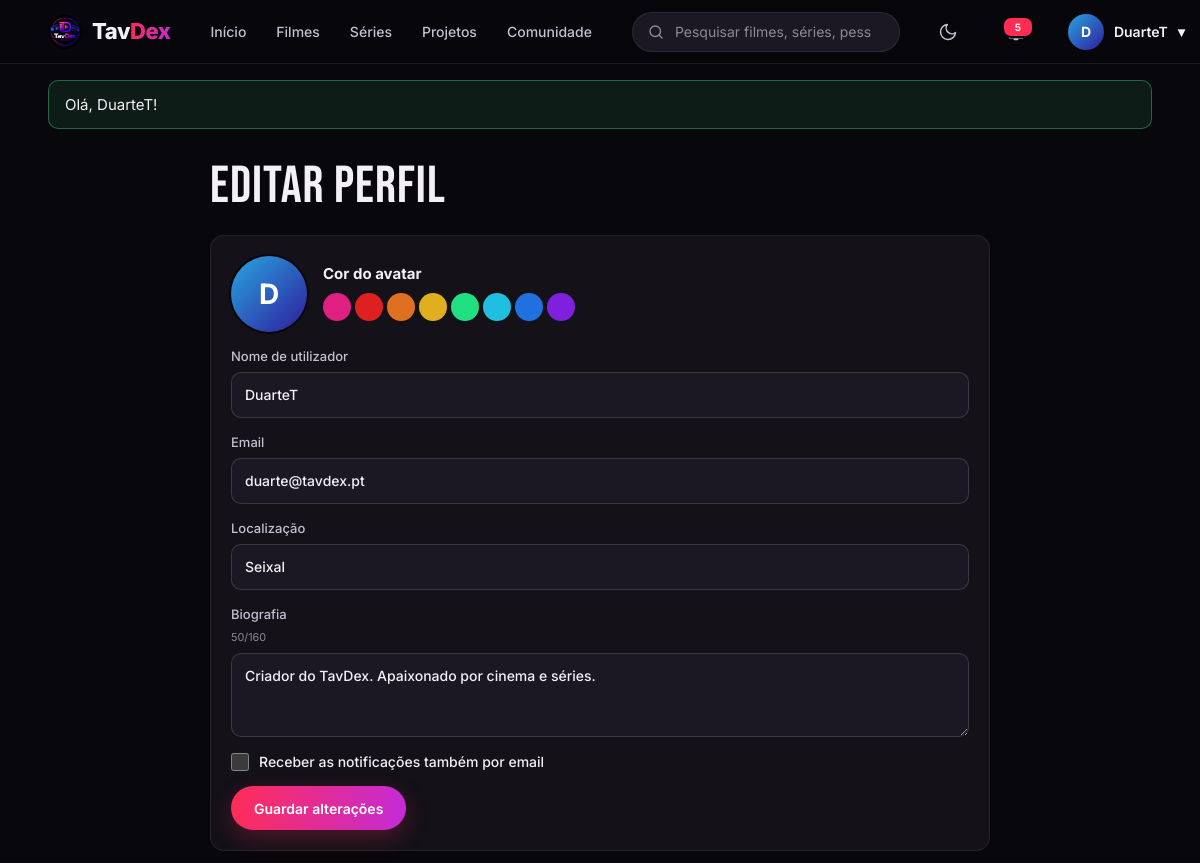
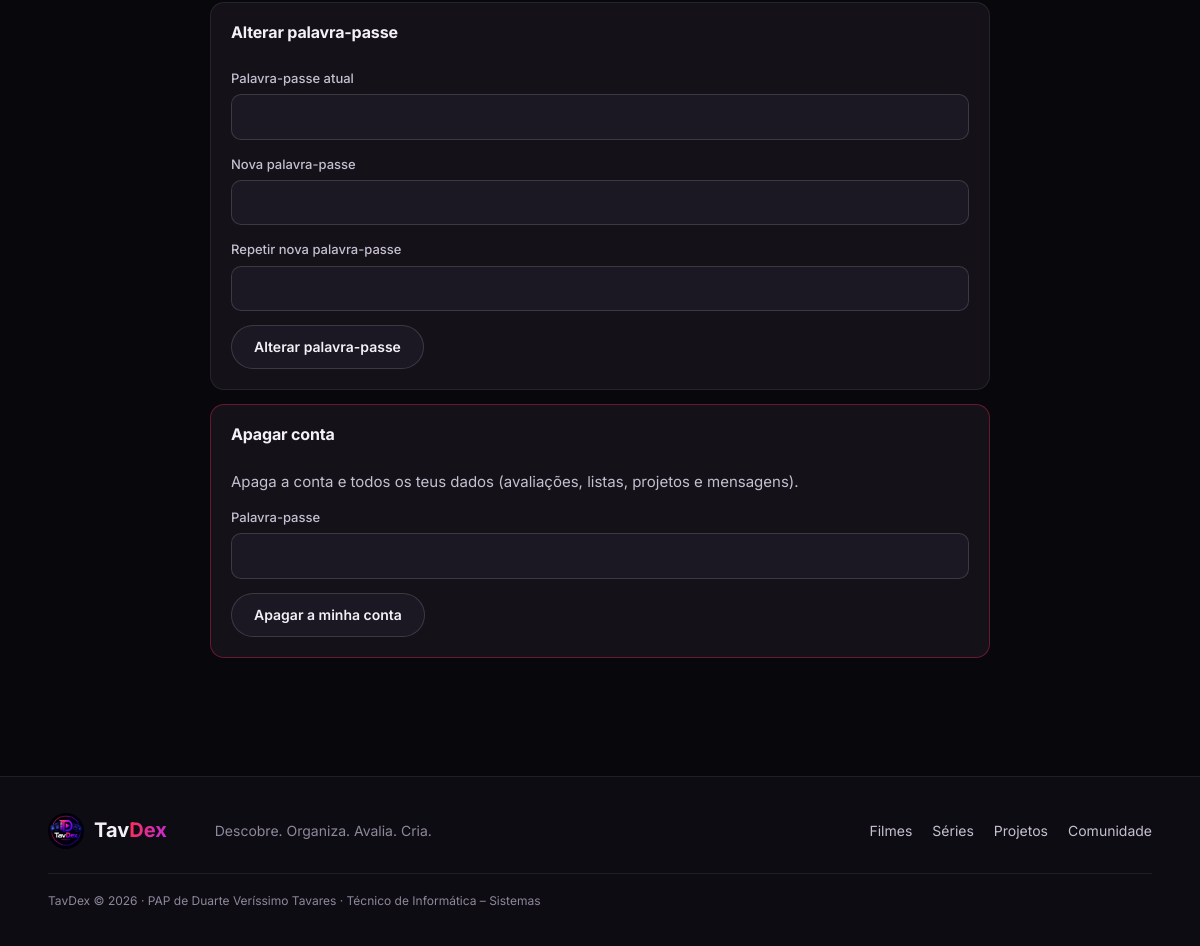
Page /editar_perfil.php (signed in) on the committed database (2 pictures, top to bottom).
### tables this page shows
CREATE TABLE utilizadores (
    id INT AUTO_INCREMENT PRIMARY KEY,
    nome VARCHAR(20) NOT NULL UNIQUE,
    email VARCHAR(120) NOT NULL UNIQUE,
    password_hash VARCHAR(255) NOT NULL,
    bio VARCHAR(160) NOT NULL DEFAULT '',
    localizacao VARCHAR(40) NOT NULL DEFAULT '',
    cor SMALLINT NOT NULL DEFAULT 330,               
    papel ENUM('utilizador','admin') NOT NULL DEFAULT 'utilizador',
    bloqueado BOOLEAN NOT NULL DEFAULT 0,
    notif_email BOOLEAN NOT NULL DEFAULT 0,           
    criado_em TIMESTAMP NOT NULL DEFAULT CURRENT_TIMESTAMP
);

### editar_perfil.php (the view, shortened to what this page needs)
<?php
require 'lib.php';
$u = exigir_login();
$cores = [330, 0, 25, 45, 150, 190, 215, 270];
require 'cabecalho.php';
?>
<div class="content"><div class="left narrow">
  <h1 class="ph">Editar perfil</h1>
  <form method="post" class="box form">
    <div class="epv"><?= avatar($u, 'l') ?><div><b>Cor do avatar</b><div class="sw">
      <?php foreach ($cores as $c): ?><label><input type="radio" name="cor" value="<?= $c ?>" <?= (int)$u['cor'] === $c ? 'checked' : '' ?>><i style="background:hsl(<?= $c ?> 75% 50%)"></i></label><?php endforeach; ?>
    </div></div></div>
    <label>Nome de utilizador<input name="nome" value="<?= e($_POST['nome'] ?? $u['nome']) ?>" required maxlength="20"></label>
    <label>Email<input type="email" name="email" value="<?= e($_POST['email'] ?? $u['email']) ?>" required></label>
    <label>Localização<input name="localizacao" value="<?= e($_POST['localizacao'] ?? $u['localizacao']) ?>" maxlength="40" placeholder="Cidade"></label>
    <label>Biografia <small class="cc" data-count="bio"></small><textarea name="bio" id="bio" maxlength="160"><?= e($_POST['bio'] ?? $u['bio']) ?></textarea></label>
    <label class="chk"><input type="checkbox" name="notif_email" <?= $u['notif_email'] ? 'checked' : '' ?>> Receber as notificações também por email</label>
    <button class="btn primary">Guardar alterações</button>
  </form>
  <form method="post" class="box form">
    <h3>Alterar palavra-passe</h3>
    <label>Palavra-passe atual<input type="password" name="atual" required autocomplete="current-password"></label>
    <label>Nova palavra-passe<input type="password" name="nova" required minlength="8" autocomplete="new-password"></label>
    <label>Repetir nova palavra-passe<input type="password" name="nova2" required autocomplete="new-password"></label>
    <button class="btn ghost">Alterar palavra-passe</button>
  </form>
  <form method="post" class="box form danger" data-confirm="Tens a certeza? Todos os teus dados serão apagados e não é possível recuperar.">
    <h3>Apagar conta</h3>
    <p class="muted">Apaga a conta e todos os teus dados (avaliações, listas, projetos e mensagens).</p>
    <label>Palavra-passe<input type="password" name="confirmar" required autocomplete="current-password"></label>
    <button class="btn ghost">Apagar a minha conta</button>
  </form>
</div></div>
<?php require 'rodape.php'; ?>

### cabecalho.php (shortened to what this page needs)
<?php
$u = eu();
$ativo = $ativo ?? '';
$por_ler = $u ? (int)valor('SELECT COUNT(*) FROM notificacoes WHERE utilizador_id = ? AND lida = 0', [$u['id']]) : 0;
$menu = ['index.php' => 'Início', 'catalogo.php?tipo=filme' => 'Filmes', 'catalogo.php?tipo=serie' => 'Séries', 'projetos.php' => 'Projetos', 'comunidade.php' => 'Comunidade'];
?><!DOCTYPE html>
<html lang="pt-PT">
<head>
<link rel="stylesheet" href="style.css">
</head>
<body class="<?= e_admin() ? 'is-admin' : '' ?>">
<header class="nav">
  <a href="index.php" class="bl"><img src="logo.png" alt=""><span>Tav<em>Dex</em></span></a>
  <nav>
    <?php foreach ($menu as $url => $nome): ?>
      <a href="<?= $url ?>" class="<?= $ativo === $nome ? 'active' : '' ?>"><?= $nome ?></a>
    <?php endforeach; ?>
  </nav>
  <form class="search" action="pesquisa.php" method="get" role="search">
    <svg viewBox="0 0 24 24"><circle cx="11" cy="11" r="7"/><path d="M20 20l-4-4"/></svg>
    <input type="search" name="q" value="<?= e($_GET['q'] ?? '') ?>" placeholder="Pesquisar filmes, séries, pessoas, projetos...">
  </form>
  <button class="icone-btn tema" type="button" data-tema aria-label="Mudar entre modo escuro e claro" title="Modo escuro / claro">
    <svg class="lua" viewBox="0 0 24 24"><path d="M21 12.8A9 9 0 1111.2 3a7 7 0 009.8 9.8z"/></svg>
  </button>
  <?php if ($u): ?>
    <a class="bell" href="notificacoes.php" aria-label="Notificações"><svg viewBox="0 0 24 24"><path d="M6 17V11a6 6 0 0112 0v6l2 2H4zM10 21h4"/></svg><?php if ($por_ler): ?><i><?= $por_ler ?></i><?php endif; ?></a>
    <div class="um">
      <button class="ub" type="button"><?= avatar($u) ?><span class="nome"><?= e($u['nome']) ?></span> ▾</button>
    </div>
  <?php else: ?>
    <a class="btn ghost sm nav-btn" href="login.php?voltar=<?= urlencode($_SERVER['REQUEST_URI'] ?? 'index.php') ?>">Entrar</a>
    <a class="btn primary sm nav-btn" href="registar.php">Registar</a>
  <?php endif; ?>
</header>
<main>
<?= mostrar_avisos() ?>

### lib.php (shortened to what this page needs)
<?php
function bd(): PDO
{
    static $pdo = null;
    if ($pdo === null) {
        $dsn = getenv('TAVDEX_DSN') ?: 'mysql:host=' . BD_HOST . ';dbname=' . BD_NOME . ';charset=utf8mb4';
        try {
            $pdo = new PDO($dsn, BD_UTILIZADOR, BD_PASSWORD, [
                PDO::ATTR_ERRMODE => PDO::ERRMODE_EXCEPTION,
                PDO::ATTR_DEFAULT_FETCH_MODE => PDO::FETCH_ASSOC,
            ]);
        } catch (PDOException $e) {
            http_response_code(500);
            exit('<p style="font-family:sans-serif">Não foi possível ligar à base de dados. Confirma que o MySQL está ligado (no XAMPP ou nos Serviços do Windows), que a password em <b>config.php</b> está certa e que importaste <b>base_dados.sql</b> e <b>dados.sql</b>.</p>');
        }
    }
    return $pdo;
}
function sql(string $consulta, array $param = []): PDOStatement
{
    $st = bd()->prepare($consulta);
    $st->execute($param);
    return $st;
}
function linha(string $consulta, array $param = []): ?array
{
    $r = sql($consulta, $param)->fetch();
    return $r ?: null;
}
function valor(string $consulta, array $param = [])
{
    return sql($consulta, $param)->fetchColumn();
}
function eu(): ?array
{
    static $u = false;
    if ($u === false) {
        $u = null;
        if (!empty($_SESSION['uid'])) {
            $u = linha('SELECT * FROM utilizadores WHERE id = ?', [$_SESSION['uid']]);
        }
    }
    return $u;
}
function e_admin(): bool
{
    return eu() && eu()['papel'] === 'admin';
}
function exigir_login(): array
{
    if (!eu()) {
        aviso('Inicia sessão para continuar.', 'erro');
        ir('login.php?voltar=' . urlencode($_SERVER['REQUEST_URI'] ?? 'index.php'));
    }
    return eu();
}
function e($texto): string
{
    return htmlspecialchars((string)$texto, ENT_QUOTES, 'UTF-8');
}
function mostrar_avisos(): string
{
    $html = '';
    foreach ($_SESSION['avisos'] ?? [] as [$tipo, $texto]) {
        $html .= '<div class="flash ' . e($tipo) . '">' . e($texto) . '</div>';
    }
    return $html;
}
function avatar(array $u, string $tamanho = 's'): string
{
    $letra = mb_strtoupper(mb_substr($u['nome'], 0, 1));
    return '<span class="av ' . $tamanho . '" style="--h:' . (int)$u['cor'] . '">' . e($letra) . '</span>';
}

### rows in the picture
utilizadores: nome "D D", nome "DuarteT", email "duarte@tavdex.pt", localizacao "Seixal", bio "Criador do TavDex. Apaixonado por cinema e séries."

### other values in the picture
$nome "Início"
$nome "Filmes"
$nome "Séries"
$nome "Projetos"
$nome "Comunidade"
$por_ler "5"
$texto "Olá, DuarteT!"
